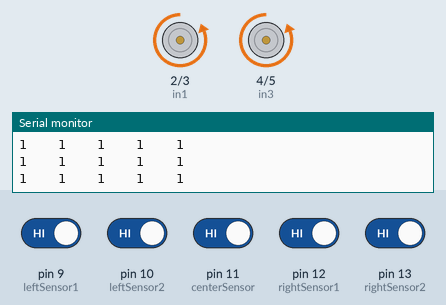
Simulated run of this sketch. Board: Arduino Uno, built with avr-gcc and run on an emulated ATmega328P. Shown: motor-driver pin pairs drawn as motors (green arrow = first pin HIGH = forward, orange = second pin HIGH = backward, longer = more drive), the last lines printed to the serial monitor. The test bench sets the inputs (shaded band); at power-on: pin 9 (leftSensor1), pin 10 (leftSensor2), pin 11 (centerSensor), pin 12 (rightSensor1), pin 13 (rightSensor2) HIGH.

Above: at 2.8 s.
2.9 s: pin 11 (centerSensor) driven LOW
At 3.3 s:
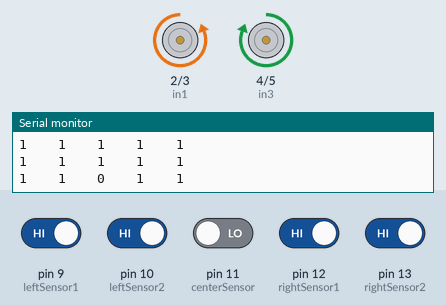
7.0 s: pin 11 (centerSensor) driven HIGH
At 7.4 s:
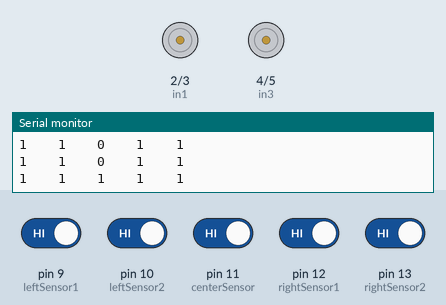
10.5 s: pin 9 (leftSensor1) driven LOW
At 11.6 s:
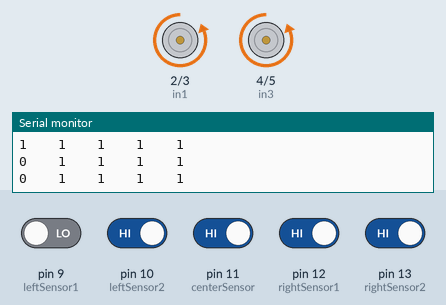
12.0 s: pin 9 (leftSensor1) driven HIGH
At 12.4 s:
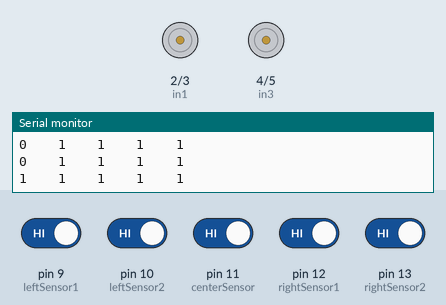
16.0 s: pin 12 (rightSensor1) driven LOW and pin 13 (rightSensor2) driven LOW
At 16.4 s:
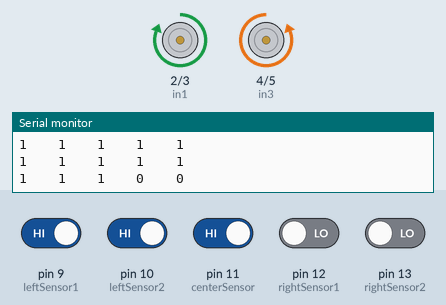
Timing chart, 0 to 21.1 s (numbered marks = the images above; inputs shaded):
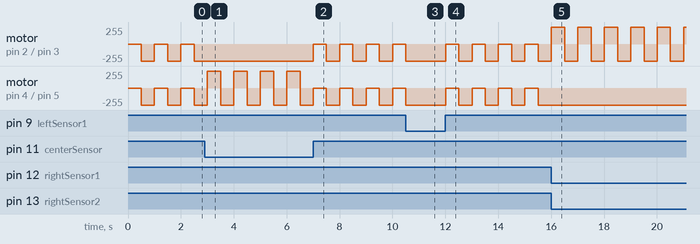

Measured:
- after the input at 2.9 s, motor on pin 2 (in1) / pin 3 (in2): stops changing and stays backward 255/255
- after the input at 7.0 s, motor on pin 2 (in1) / pin 3 (in2): alternates backward 255/255 for 0.50 s and stopped for 0.50 s, starting at once
- after the input at 10.5 s, motor on pin 2 (in1) / pin 3 (in2), motor on pin 4 (in3) / pin 5 (in4): goes on until 10.5 s, then stays backward 255/255
- after the input at 12.0 s, motor on pin 2 (in1) / pin 3 (in2), motor on pin 4 (in3) / pin 5 (in4): alternates backward 255/255 for 0.50 s and stopped for 0.50 s, starting at once
- after the input at 16.0 s, motor on pin 4 (in3) / pin 5 (in4): stops changing and stays backward 255/255
- by itself, motor on pin 2 (in1) / pin 3 (in2): alternates backward 255/255 for 0.50 s and stopped for 0.50 s
- by itself, motor on pin 4 (in3) / pin 5 (in4): alternates forward 255/255 for 0.50 s and backward 255/255 for 0.50 s

The sketch:

15.11.ino
```cpp
int in1 = 2;
int in2 = 3;
int in3 = 4;
int in4 = 5;


int echoPin = 6;
int trigPin = 7;

int leftSensor1 = 9;
int leftSensor2 = 10;
int centerSensor = 11;
int rightSensor1 = 12;
int rightSensor2 = 13;


long duration;
int distance;

void setup() {
  pinMode(in1, OUTPUT);
  pinMode(in2, OUTPUT);
  pinMode(in3, OUTPUT);
  pinMode(in4, OUTPUT);
  pinMode(trigPin, OUTPUT);
  pinMode(echoPin, INPUT);
  pinMode(leftSensor1, INPUT);
  pinMode(leftSensor2, INPUT);
  pinMode(centerSensor, INPUT);
  pinMode(rightSensor1, INPUT);
  pinMode(rightSensor2, INPUT);
  Serial.begin(9600);
}

void forward() {
  digitalWrite(in1, LOW);
  digitalWrite(in2, HIGH);
  digitalWrite(in3, LOW);
  digitalWrite(in4, HIGH);

}

void backward() {
  digitalWrite(in1, HIGH);
  digitalWrite(in2, LOW);
  digitalWrite(in3, HIGH);
  digitalWrite(in4, LOW);
}

void right() {
  digitalWrite(in1, HIGH);
  digitalWrite(in2, LOW);
  digitalWrite(in3, LOW);
  digitalWrite(in4, HIGH);
}

void left() {
  digitalWrite(in1, LOW);
  digitalWrite(in2, HIGH);
  digitalWrite(in3, HIGH);
  digitalWrite(in4, LOW);
}

void stop() {
  digitalWrite(in1, LOW);
  digitalWrite(in2, LOW);
  digitalWrite(in3, LOW);
  digitalWrite(in4, LOW);
}

int getDistance() {
  digitalWrite(trigPin, LOW);
  delayMicroseconds(2);
  digitalWrite(trigPin, HIGH);
  delayMicroseconds(10);
  digitalWrite(trigPin, LOW);

  duration = pulseIn(echoPin, HIGH, 30000);
  int dist = duration * 0.034 / 2;

  if (dist == 0) dist = 400;

  return dist;
}

void followLine() {
  int leftState1 = digitalRead(leftSensor1);
  int leftState2 = digitalRead(leftSensor2);
  int centerState = digitalRead(centerSensor);
  int rightState1 = digitalRead(rightSensor1);
  int rightState2 = digitalRead(rightSensor2);
  Serial.print(leftState1);
  Serial.print("    ");
  Serial.print(leftState2);
  Serial.print("    ");
  Serial.print(centerState);
  Serial.print("    ");
  Serial.print(rightState1);
  Serial.print("    ");
  Serial.print(rightState2);
  Serial.println("    ");


  if (leftState1 == LOW && leftState2 == LOW && centerState == HIGH && rightState1 == LOW && rightState2 == LOW) {
    forward();
    delay(500);
  }

  if (leftState1 == LOW && leftState2 == LOW && centerState == HIGH) {
    left();
    delay(500);
  }

  if (rightState1 == LOW && rightState2 == LOW && centerState == HIGH) {
    right();
    delay(500);
  }

  if (centerState == LOW) {
    if (leftState1 == HIGH || leftState2 == HIGH) {
      left();
      delay(500);
    } else if (rightState1 == HIGH || rightState2 == HIGH) {
      right();
      delay(500);
    } else {
      stop();
      delay(500);
    }
  }

  if (leftState1 == LOW && leftState2 == LOW && centerState == LOW && rightState1 == LOW && rightState2 == LOW) {
    forward();
    delay(500);
  }

  if (leftState1 == HIGH && leftState2 == HIGH && centerState == HIGH && rightState1 == HIGH && rightState2 == HIGH) {
    stop();
    delay(500);
  }
}

void loop() {
  followLine();
  forward();

  delay(500);
}
```
